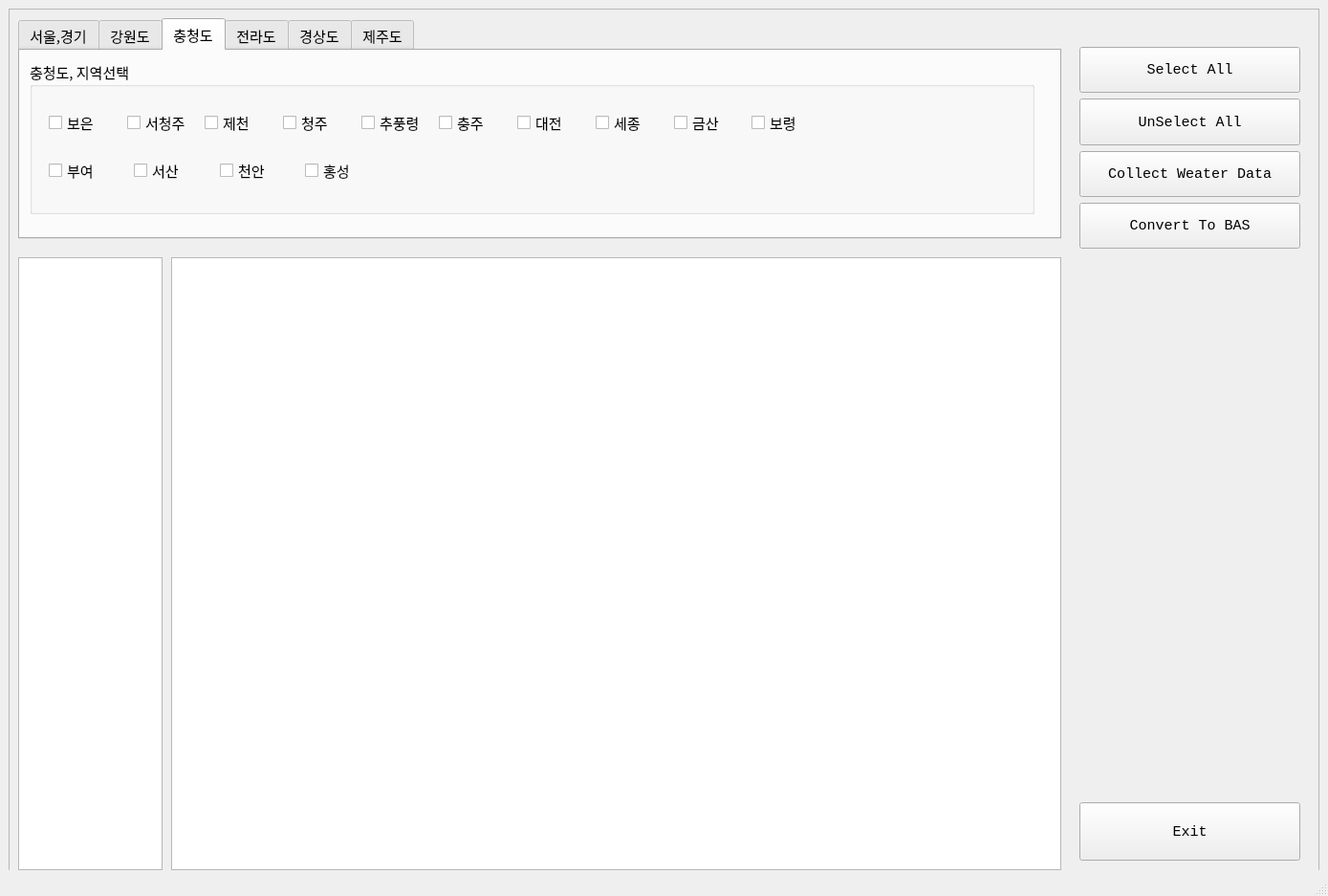
<?xml version="1.0" encoding="UTF-8"?>
<ui version="4.0">
 <class>MainWindow</class>
 <widget class="QMainWindow" name="MainWindow">
  <property name="geometry">
   <rect>
    <x>0</x>
    <y>0</y>
    <width>1389</width>
    <height>937</height>
   </rect>
  </property>
  <property name="sizePolicy">
   <sizepolicy hsizetype="Fixed" vsizetype="Fixed">
    <horstretch>0</horstretch>
    <verstretch>0</verstretch>
   </sizepolicy>
  </property>
  <property name="font">
   <font>
    <family>D2Coding ligature</family>
    <pointsize>11</pointsize>
   </font>
  </property>
  <property name="windowTitle">
   <string>30 Year RainFall Data Gathering ...</string>
  </property>
  <property name="unifiedTitleAndToolBarOnMac">
   <bool>true</bool>
  </property>
  <widget class="QWidget" name="centralwidget">
   <widget class="QFrame" name="frame">
    <property name="geometry">
     <rect>
      <x>9</x>
      <y>9</y>
      <width>1371</width>
      <height>911</height>
     </rect>
    </property>
    <property name="sizePolicy">
     <sizepolicy hsizetype="Fixed" vsizetype="Fixed">
      <horstretch>0</horstretch>
      <verstretch>0</verstretch>
     </sizepolicy>
    </property>
    <property name="autoFillBackground">
     <bool>true</bool>
    </property>
    <property name="frameShape">
     <enum>QFrame::Shape::StyledPanel</enum>
    </property>
    <property name="frameShadow">
     <enum>QFrame::Shadow::Raised</enum>
    </property>
    <widget class="QTabWidget" name="tabWidget">
     <property name="geometry">
      <rect>
       <x>10</x>
       <y>10</y>
       <width>1091</width>
       <height>231</height>
      </rect>
     </property>
     <property name="sizePolicy">
      <sizepolicy hsizetype="Fixed" vsizetype="Fixed">
       <horstretch>0</horstretch>
       <verstretch>0</verstretch>
      </sizepolicy>
     </property>
     <property name="currentIndex">
      <number>2</number>
     </property>
     <widget class="QWidget" name="tab">
      <property name="maximumSize">
       <size>
        <width>1075</width>
        <height>380</height>
       </size>
      </property>
      <attribute name="title">
       <string>서울,경기</string>
      </attribute>
      <layout class="QVBoxLayout" name="verticalLayout">
       <item>
        <widget class="QGroupBox" name="groupBox">
         <property name="title">
          <string>서울, 경기 지역선택</string>
         </property>
         <widget class="QWidget" name="layoutWidget">
          <property name="geometry">
           <rect>
            <x>20</x>
            <y>30</y>
            <width>621</width>
            <height>61</height>
           </rect>
          </property>
          <layout class="QHBoxLayout" name="horizontalLayout_1">
           <item>
            <widget class="QCheckBox" name="checkBox_1">
             <property name="text">
              <string>백령도</string>
             </property>
            </widget>
           </item>
           <item>
            <widget class="QCheckBox" name="checkBox_2">
             <property name="text">
              <string>서울</string>
             </property>
            </widget>
           </item>
           <item>
            <widget class="QCheckBox" name="checkBox_3">
             <property name="text">
              <string>인천</string>
             </property>
            </widget>
           </item>
           <item>
            <widget class="QCheckBox" name="checkBox_4">
             <property name="text">
              <string>동두천</string>
             </property>
            </widget>
           </item>
           <item>
            <widget class="QCheckBox" name="checkBox_5">
             <property name="text">
              <string>관악산</string>
             </property>
            </widget>
           </item>
           <item>
            <widget class="QCheckBox" name="checkBox_6">
             <property name="text">
              <string>수원</string>
             </property>
            </widget>
           </item>
           <item>
            <widget class="QCheckBox" name="checkBox_7">
             <property name="text">
              <string>강화</string>
             </property>
            </widget>
           </item>
          </layout>
         </widget>
        </widget>
       </item>
      </layout>
     </widget>
     <widget class="QWidget" name="tab_2">
      <attribute name="title">
       <string>강원도</string>
      </attribute>
      <widget class="QGroupBox" name="groupBox_2">
       <property name="geometry">
        <rect>
         <x>10</x>
         <y>10</y>
         <width>1031</width>
         <height>181</height>
        </rect>
       </property>
       <property name="title">
        <string>강원도, 지역선택</string>
       </property>
       <widget class="QWidget" name="layoutWidget_2">
        <property name="geometry">
         <rect>
          <x>30</x>
          <y>30</y>
          <width>951</width>
          <height>51</height>
         </rect>
        </property>
        <layout class="QHBoxLayout" name="horizontalLayout_2">
         <item>
          <widget class="QCheckBox" name="checkBox_8">
           <property name="text">
            <string>강릉</string>
           </property>
          </widget>
         </item>
         <item>
          <widget class="QCheckBox" name="checkBox_9">
           <property name="text">
            <string>대관령</string>
           </property>
          </widget>
         </item>
         <item>
          <widget class="QCheckBox" name="checkBox_10">
           <property name="text">
            <string>동해</string>
           </property>
          </widget>
         </item>
         <item>
          <widget class="QCheckBox" name="checkBox_11">
           <property name="text">
            <string>북강릉</string>
           </property>
          </widget>
         </item>
         <item>
          <widget class="QCheckBox" name="checkBox_13">
           <property name="text">
            <string>북춘천</string>
           </property>
          </widget>
         </item>
         <item>
          <widget class="QCheckBox" name="checkBox_14">
           <property name="text">
            <string>삼척</string>
           </property>
          </widget>
         </item>
         <item>
          <widget class="QCheckBox" name="checkBox_15">
           <property name="text">
            <string>속초</string>
           </property>
          </widget>
         </item>
         <item>
          <widget class="QCheckBox" name="checkBox_16">
           <property name="text">
            <string>영월</string>
           </property>
          </widget>
         </item>
         <item>
          <widget class="QCheckBox" name="checkBox_17">
           <property name="text">
            <string>원주</string>
           </property>
          </widget>
         </item>
         <item>
          <widget class="QCheckBox" name="checkBox_18">
           <property name="text">
            <string>인제</string>
           </property>
          </widget>
         </item>
         <item>
          <widget class="QCheckBox" name="checkBox_19">
           <property name="text">
            <string>안동</string>
           </property>
          </widget>
         </item>
        </layout>
       </widget>
       <widget class="QWidget" name="layoutWidget_9">
        <property name="geometry">
         <rect>
          <x>30</x>
          <y>90</y>
          <width>531</width>
          <height>51</height>
         </rect>
        </property>
        <layout class="QHBoxLayout" name="horizontalLayout_3">
         <item>
          <widget class="QCheckBox" name="checkBox_20">
           <property name="text">
            <string>정선군</string>
           </property>
          </widget>
         </item>
         <item>
          <widget class="QCheckBox" name="checkBox_21">
           <property name="text">
            <string>철원</string>
           </property>
          </widget>
         </item>
         <item>
          <widget class="QCheckBox" name="checkBox_22">
           <property name="text">
            <string>춘천</string>
           </property>
          </widget>
         </item>
         <item>
          <widget class="QCheckBox" name="checkBox_23">
           <property name="text">
            <string>태백</string>
           </property>
          </widget>
         </item>
         <item>
          <widget class="QCheckBox" name="checkBox_24">
           <property name="text">
            <string>홍천</string>
           </property>
          </widget>
         </item>
        </layout>
       </widget>
      </widget>
     </widget>
     <widget class="QWidget" name="tab_3">
      <attribute name="title">
       <string>충청도</string>
      </attribute>
      <widget class="QGroupBox" name="groupBox_3">
       <property name="geometry">
        <rect>
         <x>10</x>
         <y>10</y>
         <width>1051</width>
         <height>161</height>
        </rect>
       </property>
       <property name="title">
        <string>충청도, 지역선택</string>
       </property>
       <widget class="QWidget" name="layoutWidget_3">
        <property name="geometry">
         <rect>
          <x>20</x>
          <y>40</y>
          <width>811</width>
          <height>51</height>
         </rect>
        </property>
        <layout class="QHBoxLayout" name="horizontalLayout_4">
         <item>
          <widget class="QCheckBox" name="checkBox_25">
           <property name="text">
            <string>보은</string>
           </property>
          </widget>
         </item>
         <item>
          <widget class="QCheckBox" name="checkBox_26">
           <property name="text">
            <string>서청주</string>
           </property>
          </widget>
         </item>
         <item>
          <widget class="QCheckBox" name="checkBox_27">
           <property name="text">
            <string>제천</string>
           </property>
          </widget>
         </item>
         <item>
          <widget class="QCheckBox" name="checkBox_28">
           <property name="text">
            <string>청주</string>
           </property>
          </widget>
         </item>
         <item>
          <widget class="QCheckBox" name="checkBox_29">
           <property name="text">
            <string>추풍령</string>
           </property>
          </widget>
         </item>
         <item>
          <widget class="QCheckBox" name="checkBox_30">
           <property name="text">
            <string>충주</string>
           </property>
          </widget>
         </item>
         <item>
          <widget class="QCheckBox" name="checkBox_31">
           <property name="text">
            <string>대전</string>
           </property>
          </widget>
         </item>
         <item>
          <widget class="QCheckBox" name="checkBox_32">
           <property name="text">
            <string>세종</string>
           </property>
          </widget>
         </item>
         <item>
          <widget class="QCheckBox" name="checkBox_33">
           <property name="text">
            <string>금산</string>
           </property>
          </widget>
         </item>
         <item>
          <widget class="QCheckBox" name="checkBox_34">
           <property name="text">
            <string>보령</string>
           </property>
          </widget>
         </item>
        </layout>
       </widget>
       <widget class="QWidget" name="layoutWidget_10">
        <property name="geometry">
         <rect>
          <x>20</x>
          <y>90</y>
          <width>351</width>
          <height>51</height>
         </rect>
        </property>
        <layout class="QHBoxLayout" name="horizontalLayout_5">
         <item>
          <widget class="QCheckBox" name="checkBox_35">
           <property name="text">
            <string>부여</string>
           </property>
          </widget>
         </item>
         <item>
          <widget class="QCheckBox" name="checkBox_36">
           <property name="text">
            <string>서산</string>
           </property>
          </widget>
         </item>
         <item>
          <widget class="QCheckBox" name="checkBox_37">
           <property name="text">
            <string>천안</string>
           </property>
          </widget>
         </item>
         <item>
          <widget class="QCheckBox" name="checkBox_38">
           <property name="text">
            <string>홍성</string>
           </property>
          </widget>
         </item>
        </layout>
       </widget>
      </widget>
     </widget>
     <widget class="QWidget" name="tab_4">
      <attribute name="title">
       <string>전라도</string>
      </attribute>
      <widget class="QGroupBox" name="groupBox_4">
       <property name="geometry">
        <rect>
         <x>9</x>
         <y>10</y>
         <width>1061</width>
         <height>181</height>
        </rect>
       </property>
       <property name="title">
        <string>전라도, 지역선택</string>
       </property>
       <widget class="QWidget" name="layoutWidget_4">
        <property name="geometry">
         <rect>
          <x>20</x>
          <y>20</y>
          <width>861</width>
          <height>51</height>
         </rect>
        </property>
        <layout class="QHBoxLayout" name="horizontalLayout_6">
         <item>
          <widget class="QCheckBox" name="checkBox_39">
           <property name="text">
            <string>광주</string>
           </property>
          </widget>
         </item>
         <item>
          <widget class="QCheckBox" name="checkBox_40">
           <property name="text">
            <string>고창</string>
           </property>
          </widget>
         </item>
         <item>
          <widget class="QCheckBox" name="checkBox_41">
           <property name="text">
            <string>고창군</string>
           </property>
          </widget>
         </item>
         <item>
          <widget class="QCheckBox" name="checkBox_42">
           <property name="text">
            <string>군산</string>
           </property>
          </widget>
         </item>
         <item>
          <widget class="QCheckBox" name="checkBox_43">
           <property name="text">
            <string>남원</string>
           </property>
          </widget>
         </item>
         <item>
          <widget class="QCheckBox" name="checkBox_44">
           <property name="text">
            <string>부안</string>
           </property>
          </widget>
         </item>
         <item>
          <widget class="QCheckBox" name="checkBox_45">
           <property name="text">
            <string>순창군</string>
           </property>
          </widget>
         </item>
         <item>
          <widget class="QCheckBox" name="checkBox_46">
           <property name="text">
            <string>임실</string>
           </property>
          </widget>
         </item>
         <item>
          <widget class="QCheckBox" name="checkBox_47">
           <property name="text">
            <string>장수</string>
           </property>
          </widget>
         </item>
         <item>
          <widget class="QCheckBox" name="checkBox_48">
           <property name="text">
            <string>전주</string>
           </property>
          </widget>
         </item>
        </layout>
       </widget>
       <widget class="QWidget" name="layoutWidget_7">
        <property name="geometry">
         <rect>
          <x>20</x>
          <y>120</y>
          <width>861</width>
          <height>51</height>
         </rect>
        </property>
        <layout class="QHBoxLayout" name="horizontalLayout_8">
         <item>
          <widget class="QCheckBox" name="checkBox_59">
           <property name="text">
            <string>완도</string>
           </property>
          </widget>
         </item>
         <item>
          <widget class="QCheckBox" name="checkBox_60">
           <property name="text">
            <string>장흥</string>
           </property>
          </widget>
         </item>
         <item>
          <widget class="QCheckBox" name="checkBox_61">
           <property name="text">
            <string>주암</string>
           </property>
          </widget>
         </item>
         <item>
          <widget class="QCheckBox" name="checkBox_62">
           <property name="text">
            <string>진도(첨철산)</string>
           </property>
          </widget>
         </item>
         <item>
          <widget class="QCheckBox" name="checkBox_63">
           <property name="text">
            <string>진도군</string>
           </property>
          </widget>
         </item>
         <item>
          <widget class="QCheckBox" name="checkBox_64">
           <property name="text">
            <string>해남</string>
           </property>
          </widget>
         </item>
         <item>
          <widget class="QCheckBox" name="checkBox_65">
           <property name="text">
            <string>흑산도</string>
           </property>
          </widget>
         </item>
        </layout>
       </widget>
       <widget class="QWidget" name="layoutWidget_6">
        <property name="geometry">
         <rect>
          <x>20</x>
          <y>70</y>
          <width>861</width>
          <height>51</height>
         </rect>
        </property>
        <layout class="QHBoxLayout" name="horizontalLayout_7">
         <item>
          <widget class="QCheckBox" name="checkBox_49">
           <property name="text">
            <string>정읍</string>
           </property>
          </widget>
         </item>
         <item>
          <widget class="QCheckBox" name="checkBox_50">
           <property name="text">
            <string>강진군</string>
           </property>
          </widget>
         </item>
         <item>
          <widget class="QCheckBox" name="checkBox_51">
           <property name="text">
            <string>고흥</string>
           </property>
          </widget>
         </item>
         <item>
          <widget class="QCheckBox" name="checkBox_52">
           <property name="text">
            <string>광양시</string>
           </property>
          </widget>
         </item>
         <item>
          <widget class="QCheckBox" name="checkBox_53">
           <property name="text">
            <string>목포</string>
           </property>
          </widget>
         </item>
         <item>
          <widget class="QCheckBox" name="checkBox_54">
           <property name="text">
            <string>무안</string>
           </property>
          </widget>
         </item>
         <item>
          <widget class="QCheckBox" name="checkBox_55">
           <property name="text">
            <string>보성군</string>
           </property>
          </widget>
         </item>
         <item>
          <widget class="QCheckBox" name="checkBox_56">
           <property name="text">
            <string>순천</string>
           </property>
          </widget>
         </item>
         <item>
          <widget class="QCheckBox" name="checkBox_57">
           <property name="text">
            <string>여수</string>
           </property>
          </widget>
         </item>
         <item>
          <widget class="QCheckBox" name="checkBox_58">
           <property name="text">
            <string>영광군</string>
           </property>
          </widget>
         </item>
        </layout>
       </widget>
      </widget>
     </widget>
     <widget class="QWidget" name="tab_5">
      <attribute name="title">
       <string>경상도</string>
      </attribute>
      <widget class="QGroupBox" name="groupBox_5">
       <property name="geometry">
        <rect>
         <x>9</x>
         <y>9</y>
         <width>1071</width>
         <height>191</height>
        </rect>
       </property>
       <property name="title">
        <string>경상도, 지역선택</string>
       </property>
       <widget class="QWidget" name="layoutWidget_5">
        <property name="geometry">
         <rect>
          <x>20</x>
          <y>30</y>
          <width>991</width>
          <height>51</height>
         </rect>
        </property>
        <layout class="QHBoxLayout" name="horizontalLayout_9">
         <item>
          <widget class="QCheckBox" name="checkBox_66">
           <property name="text">
            <string>대구</string>
           </property>
          </widget>
         </item>
         <item>
          <widget class="QCheckBox" name="checkBox_67">
           <property name="text">
            <string>대구(기)</string>
           </property>
          </widget>
         </item>
         <item>
          <widget class="QCheckBox" name="checkBox_68">
           <property name="text">
            <string>울산</string>
           </property>
          </widget>
         </item>
         <item>
          <widget class="QCheckBox" name="checkBox_69">
           <property name="text">
            <string>부산</string>
           </property>
          </widget>
         </item>
         <item>
          <widget class="QCheckBox" name="checkBox_70">
           <property name="text">
            <string>경주시</string>
           </property>
          </widget>
         </item>
         <item>
          <widget class="QCheckBox" name="checkBox_71">
           <property name="text">
            <string>구미</string>
           </property>
          </widget>
         </item>
         <item>
          <widget class="QCheckBox" name="checkBox_72">
           <property name="text">
            <string>문경</string>
           </property>
          </widget>
         </item>
         <item>
          <widget class="QCheckBox" name="checkBox_73">
           <property name="text">
            <string>봉화</string>
           </property>
          </widget>
         </item>
         <item>
          <widget class="QCheckBox" name="checkBox_74">
           <property name="text">
            <string>상주</string>
           </property>
          </widget>
         </item>
         <item>
          <widget class="QCheckBox" name="checkBox_75">
           <property name="text">
            <string>안동</string>
           </property>
          </widget>
         </item>
         <item>
          <widget class="QCheckBox" name="checkBox_76">
           <property name="text">
            <string>영덕</string>
           </property>
          </widget>
         </item>
        </layout>
       </widget>
       <widget class="QWidget" name="layoutWidget_12">
        <property name="geometry">
         <rect>
          <x>20</x>
          <y>130</y>
          <width>991</width>
          <height>51</height>
         </rect>
        </property>
        <layout class="QHBoxLayout" name="horizontalLayout_11">
         <item>
          <widget class="QCheckBox" name="checkBox_88">
           <property name="text">
            <string>밀양</string>
           </property>
          </widget>
         </item>
         <item>
          <widget class="QCheckBox" name="checkBox_89">
           <property name="text">
            <string>북창원</string>
           </property>
          </widget>
         </item>
         <item>
          <widget class="QCheckBox" name="checkBox_90">
           <property name="text">
            <string>산청</string>
           </property>
          </widget>
         </item>
         <item>
          <widget class="QCheckBox" name="checkBox_91">
           <property name="text">
            <string>양산시</string>
           </property>
          </widget>
         </item>
         <item>
          <widget class="QCheckBox" name="checkBox_92">
           <property name="text">
            <string>의령군</string>
           </property>
          </widget>
         </item>
         <item>
          <widget class="QCheckBox" name="checkBox_93">
           <property name="text">
            <string>진주</string>
           </property>
          </widget>
         </item>
         <item>
          <widget class="QCheckBox" name="checkBox_94">
           <property name="text">
            <string>창원</string>
           </property>
          </widget>
         </item>
         <item>
          <widget class="QCheckBox" name="checkBox_95">
           <property name="text">
            <string>통영</string>
           </property>
          </widget>
         </item>
         <item>
          <widget class="QCheckBox" name="checkBox_96">
           <property name="text">
            <string>함양군</string>
           </property>
          </widget>
         </item>
         <item>
          <widget class="QCheckBox" name="checkBox_97">
           <property name="text">
            <string>합천</string>
           </property>
          </widget>
         </item>
        </layout>
       </widget>
       <widget class="QWidget" name="layoutWidget_11">
        <property name="geometry">
         <rect>
          <x>20</x>
          <y>80</y>
          <width>991</width>
          <height>51</height>
         </rect>
        </property>
        <layout class="QHBoxLayout" name="horizontalLayout_10">
         <item>
          <widget class="QCheckBox" name="checkBox_77">
           <property name="text">
            <string>영주</string>
           </property>
          </widget>
         </item>
         <item>
          <widget class="QCheckBox" name="checkBox_78">
           <property name="text">
            <string>영천</string>
           </property>
          </widget>
         </item>
         <item>
          <widget class="QCheckBox" name="checkBox_79">
           <property name="text">
            <string>울릉도</string>
           </property>
          </widget>
         </item>
         <item>
          <widget class="QCheckBox" name="checkBox_80">
           <property name="text">
            <string>울진</string>
           </property>
          </widget>
         </item>
         <item>
          <widget class="QCheckBox" name="checkBox_81">
           <property name="text">
            <string>의성</string>
           </property>
          </widget>
         </item>
         <item>
          <widget class="QCheckBox" name="checkBox_82">
           <property name="text">
            <string>청송군</string>
           </property>
          </widget>
         </item>
         <item>
          <widget class="QCheckBox" name="checkBox_83">
           <property name="text">
            <string>포항</string>
           </property>
          </widget>
         </item>
         <item>
          <widget class="QCheckBox" name="checkBox_84">
           <property name="text">
            <string>거제</string>
           </property>
          </widget>
         </item>
         <item>
          <widget class="QCheckBox" name="checkBox_85">
           <property name="text">
            <string>거창</string>
           </property>
          </widget>
         </item>
         <item>
          <widget class="QCheckBox" name="checkBox_86">
           <property name="text">
            <string>김해시</string>
           </property>
          </widget>
         </item>
         <item>
          <widget class="QCheckBox" name="checkBox_87">
           <property name="text">
            <string>남해</string>
           </property>
          </widget>
         </item>
        </layout>
       </widget>
      </widget>
     </widget>
     <widget class="QWidget" name="tab_6">
      <attribute name="title">
       <string>제주도</string>
      </attribute>
      <widget class="QGroupBox" name="groupBox_6">
       <property name="geometry">
        <rect>
         <x>10</x>
         <y>10</y>
         <width>1061</width>
         <height>181</height>
        </rect>
       </property>
       <property name="title">
        <string>제주도, 지역선택</string>
       </property>
       <widget class="QWidget" name="layoutWidget_8">
        <property name="geometry">
         <rect>
          <x>20</x>
          <y>40</y>
          <width>591</width>
          <height>51</height>
         </rect>
        </property>
        <layout class="QHBoxLayout" name="horizontalLayout_14">
         <item>
          <widget class="QCheckBox" name="checkBox_98">
           <property name="text">
            <string>고산</string>
           </property>
          </widget>
         </item>
         <item>
          <widget class="QCheckBox" name="checkBox_99">
           <property name="text">
            <string>서귀포</string>
           </property>
          </widget>
         </item>
         <item>
          <widget class="QCheckBox" name="checkBox_100">
           <property name="text">
            <string>성산</string>
           </property>
          </widget>
         </item>
         <item>
          <widget class="QCheckBox" name="checkBox_101">
           <property name="text">
            <string>성산</string>
           </property>
          </widget>
         </item>
         <item>
          <widget class="QCheckBox" name="checkBox_102">
           <property name="text">
            <string>성산포</string>
           </property>
          </widget>
         </item>
         <item>
          <widget class="QCheckBox" name="checkBox_103">
           <property name="text">
            <string>제주</string>
           </property>
          </widget>
         </item>
        </layout>
       </widget>
      </widget>
     </widget>
    </widget>
    <widget class="QListView" name="listView">
     <property name="geometry">
      <rect>
       <x>10</x>
       <y>260</y>
       <width>151</width>
       <height>641</height>
      </rect>
     </property>
    </widget>
    <widget class="QListView" name="listView_info">
     <property name="geometry">
      <rect>
       <x>170</x>
       <y>260</y>
       <width>931</width>
       <height>641</height>
      </rect>
     </property>
    </widget>
    <widget class="QPushButton" name="pushButton_4">
     <property name="geometry">
      <rect>
       <x>1120</x>
       <y>830</y>
       <width>231</width>
       <height>61</height>
      </rect>
     </property>
     <property name="font">
      <font>
       <family>Consolas</family>
       <pointsize>11</pointsize>
      </font>
     </property>
     <property name="text">
      <string>Exit</string>
     </property>
    </widget>
    <widget class="QWidget" name="layoutWidget">
     <property name="geometry">
      <rect>
       <x>1120</x>
       <y>40</y>
       <width>231</width>
       <height>211</height>
      </rect>
     </property>
     <layout class="QVBoxLayout" name="verticalLayout_2">
      <item>
       <widget class="QPushButton" name="pushButton_2">
        <property name="sizePolicy">
         <sizepolicy hsizetype="Minimum" vsizetype="Preferred">
          <horstretch>0</horstretch>
          <verstretch>0</verstretch>
         </sizepolicy>
        </property>
        <property name="font">
         <font>
          <family>Consolas</family>
          <pointsize>11</pointsize>
         </font>
        </property>
        <property name="text">
         <string>Select All</string>
        </property>
       </widget>
      </item>
      <item>
       <widget class="QPushButton" name="pushButton_3">
        <property name="sizePolicy">
         <sizepolicy hsizetype="Minimum" vsizetype="Preferred">
          <horstretch>0</horstretch>
          <verstretch>0</verstretch>
         </sizepolicy>
        </property>
        <property name="font">
         <font>
          <family>Consolas</family>
          <pointsize>11</pointsize>
         </font>
        </property>
        <property name="text">
         <string>UnSelect All</string>
        </property>
       </widget>
      </item>
      <item>
       <widget class="QPushButton" name="pushButton_1">
        <property name="sizePolicy">
         <sizepolicy hsizetype="Minimum" vsizetype="Preferred">
          <horstretch>0</horstretch>
          <verstretch>0</verstretch>
         </sizepolicy>
        </property>
        <property name="font">
         <font>
          <family>Consolas</family>
          <pointsize>11</pointsize>
         </font>
        </property>
        <property name="text">
         <string>Collect Weater Data</string>
        </property>
       </widget>
      </item>
      <item>
       <widget class="QPushButton" name="pushButton_5">
        <property name="sizePolicy">
         <sizepolicy hsizetype="Minimum" vsizetype="Preferred">
          <horstretch>0</horstretch>
          <verstretch>0</verstretch>
         </sizepolicy>
        </property>
        <property name="font">
         <font>
          <family>Consolas</family>
          <pointsize>11</pointsize>
         </font>
        </property>
        <property name="text">
         <string>Convert To BAS</string>
        </property>
       </widget>
      </item>
     </layout>
    </widget>
   </widget>
  </widget>
  <widget class="QStatusBar" name="statusbar"/>
 </widget>
 <resources/>
 <connections/>
</ui>
